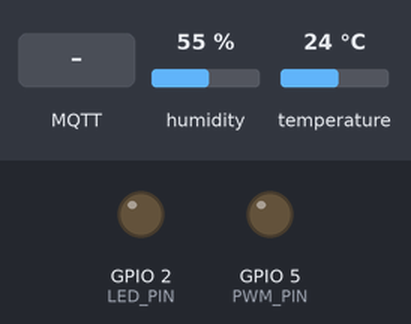
Simulated run of this sketch. Board: ESP32. Parts: output pins drawn as LEDs (lit = HIGH). The inputs (shaded band) are chosen by the test bench; at power-on: humidity 55 %, temperature 24 °C. WiFi joins after 1.5 s; servers stay silent unless stated; no MQTT or app messages arrive unless stated; what the sketch prints to the serial monitor is not drawn.

Above: at 2.7 s.
2.8 s: MQTT message "1" arrives on the second subscribed topic
At 3.2 s:
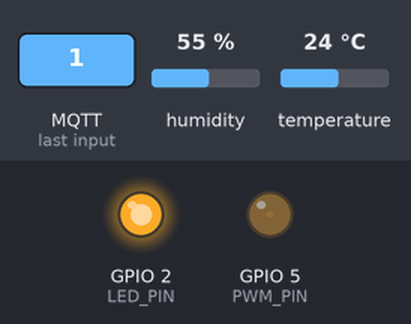
4.3 s: MQTT message "90" arrives on the second subscribed topic
At 5.5 s:
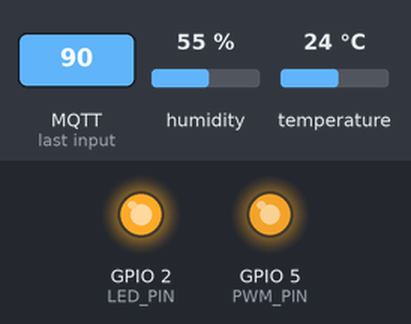
5.8 s: MQTT message "0" arrives on the first subscribed topic
At 6.7 s:
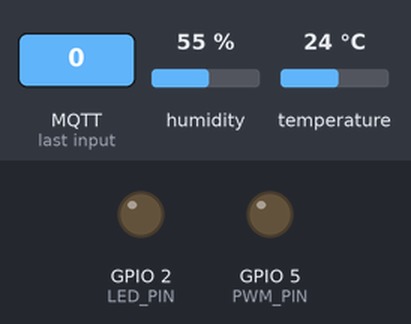
Timing chart, 0 to 8.8 s (numbered marks = the images above; inputs shaded):
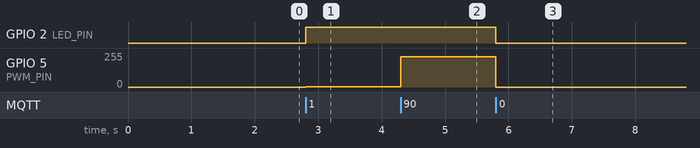

The sketch:

esp32_mqtt_iot.ino
```cpp
/*
  ESP32 MQTT IoT — Temperature, Light Switch, Brightness Control
  ─────────────────────────────────────────────────────────────────
  Libraries ที่ต้องติดตั้งใน Arduino IDE:
    • PubSubClient  (by Nick O'Leary)
    • DHT sensor library  (by Adafruit)
    • Adafruit Unified Sensor (dependency)

  วิธีติดตั้ง: Arduino IDE → Sketch → Include Library → Manage Libraries
*/

#include <WiFi.h>
#include <PubSubClient.h>
#include <DHT.h>

// ── WiFi / MQTT Config ───────────────────────────────────────────
const char* WIFI_SSID     = "YOUR_WIFI_SSID";
const char* WIFI_PASS     = "YOUR_WIFI_PASSWORD";
const char* MQTT_BROKER   = "broker.hivemq.com";   // เปลี่ยนตาม Broker
const int   MQTT_PORT     = 1883;
const char* MQTT_CLIENT   = "esp32_node_001";
const char* MQTT_USER     = "";   // ถ้าต้องการ username
const char* MQTT_PASS_STR = "";   // ถ้าต้องการ password

// ── Topics ───────────────────────────────────────────────────────
const char* TOPIC_SENSOR   = "esp32/sensor/dht";       // Publish อุณหภูมิ
const char* TOPIC_SWITCH   = "esp32/light/switch";     // Subscribe สวิตซ์
const char* TOPIC_BRIGHT   = "esp32/light/brightness"; // Subscribe ความสว่าง

// ── Hardware Pins ────────────────────────────────────────────────
#define DHT_PIN     4       // DHT11/DHT22 data pin
#define DHT_TYPE    DHT11   // เปลี่ยนเป็น DHT22 ถ้าใช้ DHT22
#define LED_PIN     2       // GPIO2 = onboard LED (หรือต่อหลอดไฟ)
#define PWM_PIN     5       // PWM pin สำหรับ MOSFET/LED driver

// PWM Config
#define PWM_CHANNEL   0
#define PWM_FREQ      5000   // Hz
#define PWM_BITS      8      // 0–255

// ── Globals ──────────────────────────────────────────────────────
WiFiClient   espClient;
PubSubClient mqtt(espClient);
DHT          dht(DHT_PIN, DHT_TYPE);

bool  lightState = false;
int   brightness = 0;
unsigned long lastSensorMs = 0;
const unsigned long SENSOR_INTERVAL = 5000; // ส่งข้อมูลทุก 5 วินาที

// ── Setup ────────────────────────────────────────────────────────
void setup() {
  Serial.begin(115200);

  // GPIO
  pinMode(LED_PIN, OUTPUT);
  ledcSetup(PWM_CHANNEL, PWM_FREQ, PWM_BITS);
  ledcAttachPin(PWM_PIN, PWM_CHANNEL);
  ledcWrite(PWM_CHANNEL, 0);

  dht.begin();
  connectWiFi();

  mqtt.setServer(MQTT_BROKER, MQTT_PORT);
  mqtt.setCallback(mqttCallback);
}

// ── Loop ─────────────────────────────────────────────────────────
void loop() {
  if (!mqtt.connected()) reconnectMQTT();
  mqtt.loop();

  // ส่งข้อมูล sensor ทุก SENSOR_INTERVAL ms
  if (millis() - lastSensorMs >= SENSOR_INTERVAL) {
    lastSensorMs = millis();
    publishSensor();
  }
}

// ── WiFi ─────────────────────────────────────────────────────────
void connectWiFi() {
  Serial.print("[WiFi] กำลังเชื่อมต่อ: ");
  Serial.println(WIFI_SSID);
  WiFi.begin(WIFI_SSID, WIFI_PASS);
  while (WiFi.status() != WL_CONNECTED) {
    delay(500);
    Serial.print(".");
  }
  Serial.println();
  Serial.print("[WiFi] เชื่อมต่อแล้ว IP: ");
  Serial.println(WiFi.localIP());
}

// ── MQTT Reconnect ───────────────────────────────────────────────
void reconnectMQTT() {
  while (!mqtt.connected()) {
    Serial.print("[MQTT] กำลังเชื่อมต่อ...");
    bool ok = (strlen(MQTT_USER) > 0)
      ? mqtt.connect(MQTT_CLIENT, MQTT_USER, MQTT_PASS_STR)
      : mqtt.connect(MQTT_CLIENT);

    if (ok) {
      Serial.println("เชื่อมต่อสำเร็จ");
      mqtt.subscribe(TOPIC_SWITCH, 1);
      mqtt.subscribe(TOPIC_BRIGHT, 1);
      Serial.printf("[MQTT] Subscribe: %s, %s\n", TOPIC_SWITCH, TOPIC_BRIGHT);
    } else {
      Serial.printf("ล้มเหลว rc=%d ลองใหม่ใน 5 วินาที\n", mqtt.state());
      delay(5000);
    }
  }
}

// ── MQTT Callback (รับข้อมูลจาก Dashboard) ──────────────────────
void mqttCallback(char* topic, byte* payload, unsigned int len) {
  char msg[64] = {0};
  memcpy(msg, payload, min(len, (unsigned int)63));
  Serial.printf("[MQTT] RX [%s]: %s\n", topic, msg);

  // สวิตซ์ไฟ
  if (strcmp(topic, TOPIC_SWITCH) == 0) {
    lightState = (msg[0] == '1');
    applyLight();
    Serial.printf("[Light] %s\n", lightState ? "เปิด" : "ปิด");
  }

  // ความสว่าง (0–100 จาก Dashboard → แปลงเป็น 0–255 สำหรับ PWM)
  if (strcmp(topic, TOPIC_BRIGHT) == 0) {
    int pct = atoi(msg);
    pct = constrain(pct, 0, 100);
    brightness = pct;
    if (pct > 0) lightState = true;
    applyLight();
    Serial.printf("[Brightness] %d%%\n", pct);
  }
}

// ── Apply Light State ────────────────────────────────────────────
void applyLight() {
  if (!lightState) {
    digitalWrite(LED_PIN, LOW);
    ledcWrite(PWM_CHANNEL, 0);
    return;
  }
  int pwmVal = map(brightness, 0, 100, 0, 255);
  ledcWrite(PWM_CHANNEL, pwmVal);
  digitalWrite(LED_PIN, brightness > 0 ? HIGH : LOW);
}

// ── Publish Sensor Data ──────────────────────────────────────────
void publishSensor() {
  float temp  = dht.readTemperature();
  float humid = dht.readHumidity();

  if (isnan(temp) || isnan(humid)) {
    Serial.println("[DHT] อ่านค่าไม่ได้");
    // ส่งข้อมูลจำลองในกรณีทดสอบโดยไม่มีเซนเซอร์
    temp  = 25.0 + (millis() % 100) / 20.0;
    humid = 60.0 + (millis() % 50) / 5.0;
  }

  // ส่งเป็น JSON format
  char payload[80];
  snprintf(payload, sizeof(payload),
    "{\"temp\":%.1f,\"humid\":%.1f}", temp, humid);

  bool ok = mqtt.publish(TOPIC_SENSOR, payload, true); // retained = true
  Serial.printf("[MQTT] TX [%s]: %s %s\n", TOPIC_SENSOR, payload, ok ? "✓" : "✗");
}
```

Measured:
- after the input at 2.8 s, GPIO 2 (LED_PIN): LOW → HIGH at once; GPIO 5 (PWM_PIN): 0/255 → 2/255 at once
- after the input at 4.3 s, GPIO 5 (PWM_PIN): 2/255 → 228/255 at once
- after the input at 5.8 s, GPIO 2 (LED_PIN): HIGH → LOW at once; GPIO 5 (PWM_PIN): 228/255 → 0/255 at once
